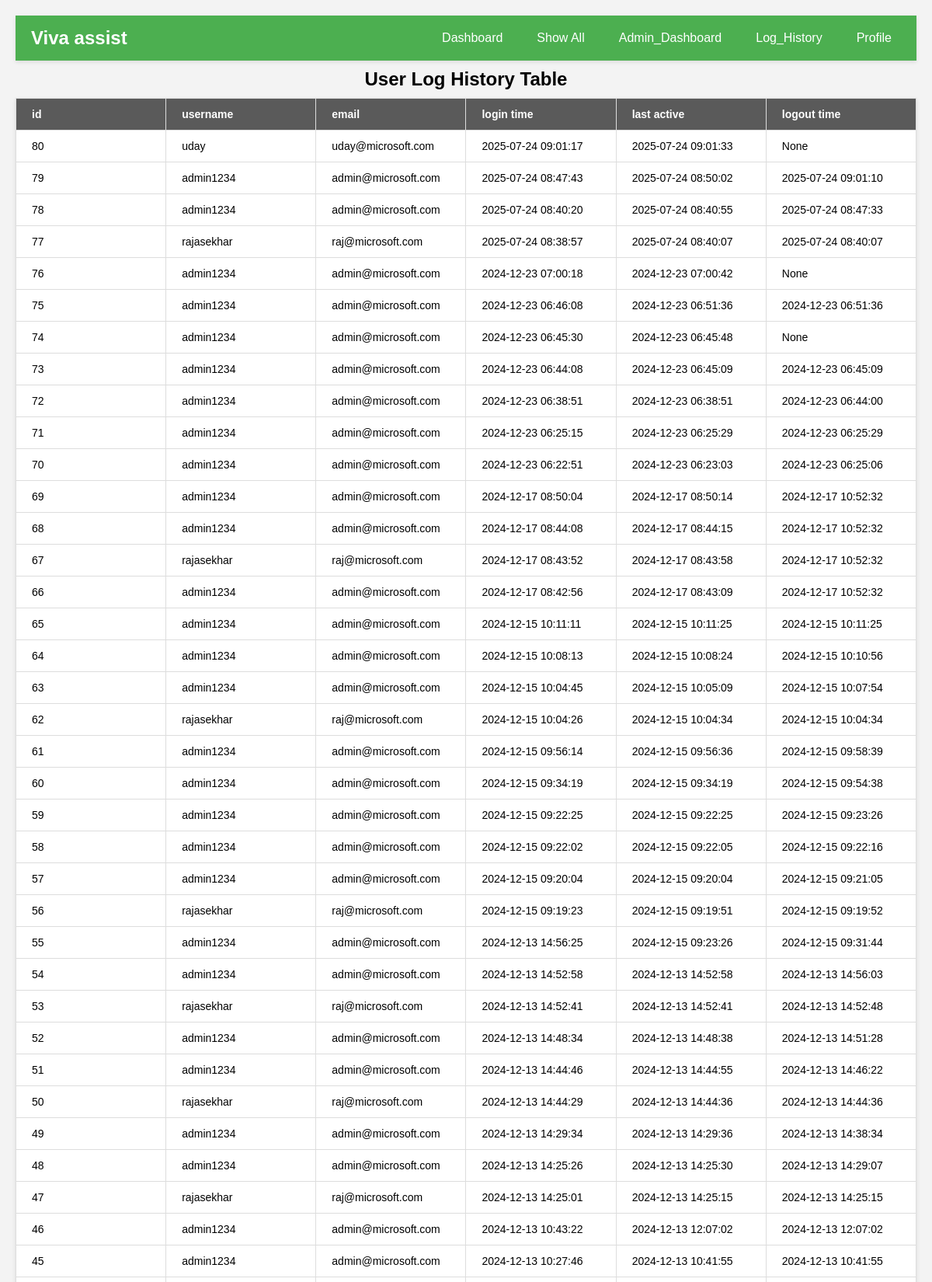
The app's page /log_history (signed in, upper part) with its own data.
### App/models.py (models this page shows)
class UserLogHistory(db.Model):
    __tablename__ = 'UserLogHistory'
    id = db.Column(db.Integer, primary_key=True, autoincrement=True)
    username = db.Column(db.String, nullable=False)
    email = db.Column(db.String, db.ForeignKey('User.email'), nullable=False)
    login_time = db.Column(db.DateTime, default=datetime.now(timezone.utc))
    last_active = db.Column(db.DateTime, default=datetime.now(timezone.utc))
    logout_time = db.Column(db.DateTime, nullable=True)

### App/routes.py (the view)
@main.route('/log_history')
@login_required
def log_history():
    return log_history_view()

### App/data_access.py (called while the page is built)
def update_user_activity_entry(user):
    current_time = datetime.now(tz=timezone.utc)
    query = text("""
            UPDATE UserLogHistory
            SET last_active = :last_active
            WHERE id = (
                SELECT id
                FROM UserLogHistory
                WHERE email = :email AND logout_time IS NULL
                ORDER BY id DESC
                LIMIT 1
            );
            """)
    db.session.execute(query, {
    'last_active': current_time.strftime("%Y-%m-%d %H:%M:%S"),
    'email': user.email,
    })
    db.session.commit()

def fetch_user_log_history():
    query = text('SELECT * FROM UserLogHistory ORDER BY login_time DESC')
    result = db.session.execute(query)
    return result.fetchall()

### App/session_manager.py (called while the page is built)
def check_session_timeout(app):
    if 'last_activity' in session:      #session has not expired
        now = datetime.now(tz=timezone.utc)
        last_activity = session['last_activity']
        timeout = app.config['PERMANENT_SESSION_LIFETIME']
        if now - datetime.fromisoformat(last_activity) <= timeout: #session has not expired, so update the last_active time in the database
            if(current_user.is_authenticated):
                update_user_activity_entry(current_user)
    if(('last_activity' not in session) and (current_user.is_authenticated)):
        update_user_logout_entry(current_user)
        session.clear()
        logout_user()
        flash('Your session has expired. Please login again.','session_expired')
        return redirect(url_for('main.login'))
    session['last_activity'] = datetime.now(tz=timezone.utc).isoformat()

### App/views/admin.py (called while the page is built)
def log_history_view():
    if(current_user.isAdmin == 'yes'):
        column_names = ['id','username','email','login time','last active','logout time']
        user_log_history = fetch_user_log_history()
        return render_template('log_history.html', column_names=column_names, user_log_history=user_log_history)
    else:
        flash('You do not have permission to view this page. Please contact the Admin.', 'danger')
        return redirect(url_for('main.login'))

### App/templates/log_history.html
{% extends "base.html" %}
{% block content %}
<table>
    <caption>User Log History Table</caption>
    <thead>
        <tr>
            {% for name in column_names %}
                <th>
                    {{ name }}
                </th>
            {% endfor %}
        </tr>
    </thead>
    <tbody>
        {% for u in user_log_history %}
            <tr>
                {% for field in u %}
                    <td>
                        {{ field }}
                    </td>
                {% endfor %}
            </tr>
        {% endfor %}
    </tbody>
</table>
{% endblock %}

### App/static/style.css (style rules this page uses)
body { font-family: Arial, sans-serif; background-color: #f3f3f3; margin: 20px; }
table { width: 100%; margin: auto; border-collapse: collapse; table-layout: fixed; font-size: 14px; box-shadow: 0 2px 5px rgba(0, 0, 0, 0.1); background-color: #fff; }
th, td { padding: 12px 20px; border: 1px solid #ddd; text-align: left; word-wrap: break-word; }
th { background-color: #5a5a5a; color: white; }
caption { margin: 10px; font-size: 1.5rem; font-weight: bold; }

### records on screen
UserLogHistory: u "80" "None", username "uday", email "uday@microsoft.com", login_time "2025-07-24 09:01:17", last_active "2025-07-24 09:01:33"
UserLogHistory: u "79", username "admin1234", email "admin@microsoft.com", login_time "2025-07-24 08:47:43", last_active "2025-07-24 08:50:02", logout_time "2025-07-24 09:01:10"
UserLogHistory: u "78", username "admin1234", email "admin@microsoft.com", login_time "2025-07-24 08:40:20", last_active "2025-07-24 08:40:55", logout_time "2025-07-24 08:47:33"
UserLogHistory: u "77", username "rajasekhar", email "raj@microsoft.com", login_time "2025-07-24 08:38:57", last_active "2025-07-24 08:40:07", logout_time "2025-07-24 08:40:07"
UserLogHistory: u "76" "None", username "admin1234", email "admin@microsoft.com", login_time "2024-12-23 07:00:18", last_active "2024-12-23 07:00:42"
UserLogHistory: u "75", username "admin1234", email "admin@microsoft.com", login_time "2024-12-23 06:46:08", last_active "2024-12-23 06:51:36", logout_time "2024-12-23 06:51:36"
UserLogHistory: u "74" "None", username "admin1234", email "admin@microsoft.com", login_time "2024-12-23 06:45:30", last_active "2024-12-23 06:45:48"
UserLogHistory: u "73", username "admin1234", email "admin@microsoft.com", login_time "2024-12-23 06:44:08", last_active "2024-12-23 06:45:09", logout_time "2024-12-23 06:45:09"
UserLogHistory: u "72", username "admin1234", email "admin@microsoft.com", login_time "2024-12-23 06:38:51", last_active "2024-12-23 06:38:51", logout_time "2024-12-23 06:44:00"
UserLogHistory: u "71", username "admin1234", email "admin@microsoft.com", login_time "2024-12-23 06:25:15", last_active "2024-12-23 06:25:29", logout_time "2024-12-23 06:25:29"
UserLogHistory: u "70", username "admin1234", email "admin@microsoft.com", login_time "2024-12-23 06:22:51", last_active "2024-12-23 06:23:03", logout_time "2024-12-23 06:25:06"
UserLogHistory: u "69", username "admin1234", email "admin@microsoft.com", login_time "2024-12-17 08:50:04", last_active "2024-12-17 08:50:14", logout_time "2024-12-17 10:52:32"
UserLogHistory: u "68", username "admin1234", email "admin@microsoft.com", login_time "2024-12-17 08:44:08", last_active "2024-12-17 08:44:15", logout_time "2024-12-17 10:52:32"
UserLogHistory: u "67", username "rajasekhar", email "raj@microsoft.com", login_time "2024-12-17 08:43:52", last_active "2024-12-17 08:43:58", logout_time "2024-12-17 10:52:32"
UserLogHistory: u "66", username "admin1234", email "admin@microsoft.com", login_time "2024-12-17 08:42:56", last_active "2024-12-17 08:43:09", logout_time "2024-12-17 10:52:32"
UserLogHistory: u "65", username "admin1234", email "admin@microsoft.com", login_time "2024-12-15 10:11:11", last_active "2024-12-15 10:11:25", logout_time "2024-12-15 10:11:25"
UserLogHistory: u "64", username "admin1234", email "admin@microsoft.com", login_time "2024-12-15 10:08:13", last_active "2024-12-15 10:08:24", logout_time "2024-12-15 10:10:56"
UserLogHistory: u "63", username "admin1234", email "admin@microsoft.com", login_time "2024-12-15 10:04:45", last_active "2024-12-15 10:05:09", logout_time "2024-12-15 10:07:54"
UserLogHistory: u "62", username "rajasekhar", email "raj@microsoft.com", login_time "2024-12-15 10:04:26", last_active "2024-12-15 10:04:34", logout_time "2024-12-15 10:04:34"
UserLogHistory: u "61", username "admin1234", email "admin@microsoft.com", login_time "2024-12-15 09:56:14", last_active "2024-12-15 09:56:36", logout_time "2024-12-15 09:58:39"
UserLogHistory: u "60", username "admin1234", email "admin@microsoft.com", login_time "2024-12-15 09:34:19", last_active "2024-12-15 09:34:19", logout_time "2024-12-15 09:54:38"
UserLogHistory: u "59", username "admin1234", email "admin@microsoft.com", login_time "2024-12-15 09:22:25", last_active "2024-12-15 09:22:25", logout_time "2024-12-15 09:23:26"
UserLogHistory: u "58", username "admin1234", email "admin@microsoft.com", login_time "2024-12-15 09:22:02", last_active "2024-12-15 09:22:05", logout_time "2024-12-15 09:22:16"
UserLogHistory: u "57", username "admin1234", email "admin@microsoft.com", login_time "2024-12-15 09:20:04", last_active "2024-12-15 09:20:04", logout_time "2024-12-15 09:21:05"
UserLogHistory: u "56", username "rajasekhar", email "raj@microsoft.com", login_time "2024-12-15 09:19:23", last_active "2024-12-15 09:19:51", logout_time "2024-12-15 09:19:52"
UserLogHistory: u "55", username "admin1234", email "admin@microsoft.com", login_time "2024-12-13 14:56:25", last_active "2024-12-15 09:23:26", logout_time "2024-12-15 09:31:44"
UserLogHistory: u "54", username "admin1234", email "admin@microsoft.com", login_time "2024-12-13 14:52:58", last_active "2024-12-13 14:52:58", logout_time "2024-12-13 14:56:03"
UserLogHistory: u "53", username "rajasekhar", email "raj@microsoft.com", login_time "2024-12-13 14:52:41", last_active "2024-12-13 14:52:41", logout_time "2024-12-13 14:52:48"
UserLogHistory: u "52", username "admin1234", email "admin@microsoft.com", login_time "2024-12-13 14:48:34", last_active "2024-12-13 14:48:38", logout_time "2024-12-13 14:51:28"
UserLogHistory: u "51", username "admin1234", email "admin@microsoft.com", login_time "2024-12-13 14:44:46", last_active "2024-12-13 14:44:55", logout_time "2024-12-13 14:46:22"
UserLogHistory: u "50", username "rajasekhar", email "raj@microsoft.com", login_time "2024-12-13 14:44:29", last_active "2024-12-13 14:44:36", logout_time "2024-12-13 14:44:36"
UserLogHistory: u "49", username "admin1234", email "admin@microsoft.com", login_time "2024-12-13 14:29:34", last_active "2024-12-13 14:29:36", logout_time "2024-12-13 14:38:34"
UserLogHistory: u "48", username "admin1234", email "admin@microsoft.com", login_time "2024-12-13 14:25:26", last_active "2024-12-13 14:25:30", logout_time "2024-12-13 14:29:07"
UserLogHistory: u "47", username "rajasekhar", email "raj@microsoft.com", login_time "2024-12-13 14:25:01", last_active "2024-12-13 14:25:15", logout_time "2024-12-13 14:25:15"
UserLogHistory: u "46", username "admin1234", email "admin@microsoft.com", login_time "2024-12-13 10:43:22", last_active "2024-12-13 12:07:02", logout_time "2024-12-13 12:07:02"
UserLogHistory: u "45", username "admin1234", email "admin@microsoft.com", login_time "2024-12-13 10:27:46", last_active "2024-12-13 10:41:55", logout_time "2024-12-13 10:41:55"

### other values on screen
{{ name }} "id" "username" "email" "login time" "last active" "logout time"
